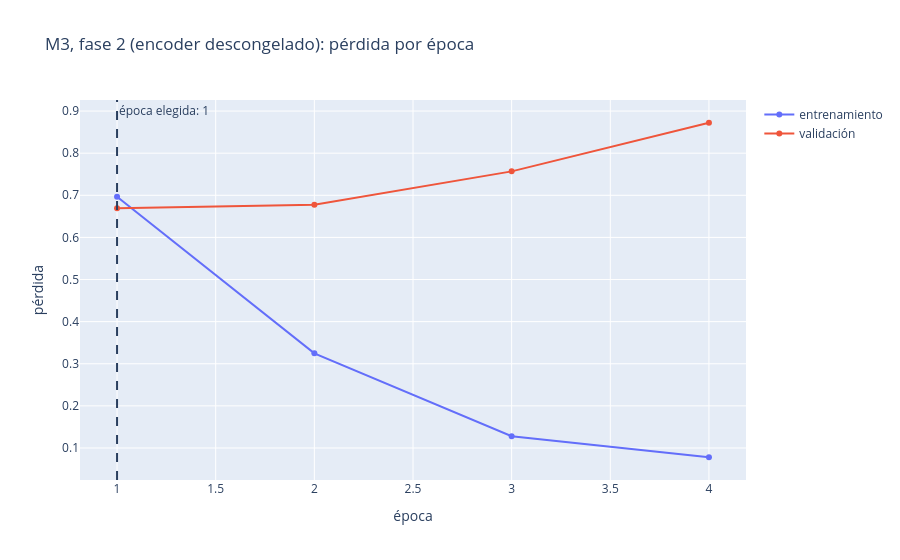

The code cell stored with this chart in its notebook:
### Markdown cell above
### 7.2 Todo descongelado

Se parte del modelo de la fase 1 guardado en disco (con su mejor época), se descongela el encoder, se compila con un `Adam()` nuevo y se sigue entrenando.

### Code cell
def descongelar(ruta_fase_1=CARPETA_MODELOS / "m3_mezclado_congelado.keras"):
    """El clasificador de la fase 1 (leído de disco) con el encoder descongelado y un Adam nuevo, como en los apuntes."""
    keras.utils.set_random_seed(SEMILLA)
    classifer_model = keras.models.load_model(ruta_fase_1, custom_objects=CAPAS_PROPIAS, compile=False)
    # Unfreeze the BERT model for fine-tuning
    classifer_model.get_layer("bert_preentrenado").trainable = True
    optimizer = keras.optimizers.Adam()
    classifer_model.compile(optimizer=optimizer, loss="sparse_categorical_crossentropy", metrics=["accuracy"])
    return classifer_model


m3, historial_m3 = entrenar(descongelar, "m3_mezclado_descongelado")
dibujar_perdidas(historial_m3, "M3, fase 2 (encoder descongelado): pérdida por época")

### Figure 1 — Plotly figure (JSON) as saved in the notebook; plotly's stock layout.template omitted (floating-point values rounded to 4 significant figures)
{"data": [{"hovertemplate": "=entrenamiento<br>época=%{x}<br>pérdida=%{y}<extra></extra>", "legendgroup": "entrenamiento", "line": {"color": "#636efa", "dash": "solid"}, "marker": {"symbol": "circle"}, "mode": "lines+markers", "name": "entrenamiento", "orientation": "v", "showlegend": true, "type": "scatter", "x": [1, 2, 3, 4], "xaxis": "x", "y": [0.6964, 0.3247, 0.1279, 0.07798], "yaxis": "y"}, {"hovertemplate": "=validación<br>época=%{x}<br>pérdida=%{y}<extra></extra>", "legendgroup": "validación", "line": {"color": "#EF553B", "dash": "solid"}, "marker": {"symbol": "circle"}, "mode": "lines+markers", "name": "validación", "orientation": "v", "showlegend": true, "type": "scatter", "x": [1, 2, 3, 4], "xaxis": "x", "y": [0.669, 0.6777, 0.7568, 0.8722], "yaxis": "y"}], "layout": {"annotations": [{"showarrow": false, "text": "época elegida: 1", "x": 1, "xanchor": "left", "xref": "x", "y": 1, "yanchor": "top", "yref": "y domain"}], "legend": {"title": {"text": ""}, "tracegroupgap": 0}, "shapes": [{"line": {"dash": "dash"}, "type": "line", "x0": 1, "x1": 1, "xref": "x", "y0": 0, "y1": 1, "yref": "y domain"}], "title": {"text": "M3, fase 2 (encoder descongelado): pérdida por época"}, "xaxis": {"anchor": "y", "domain": [0.0, 1.0], "title": {"text": "época"}}, "yaxis": {"anchor": "x", "domain": [0.0, 1.0], "title": {"text": "pérdida"}}}}
